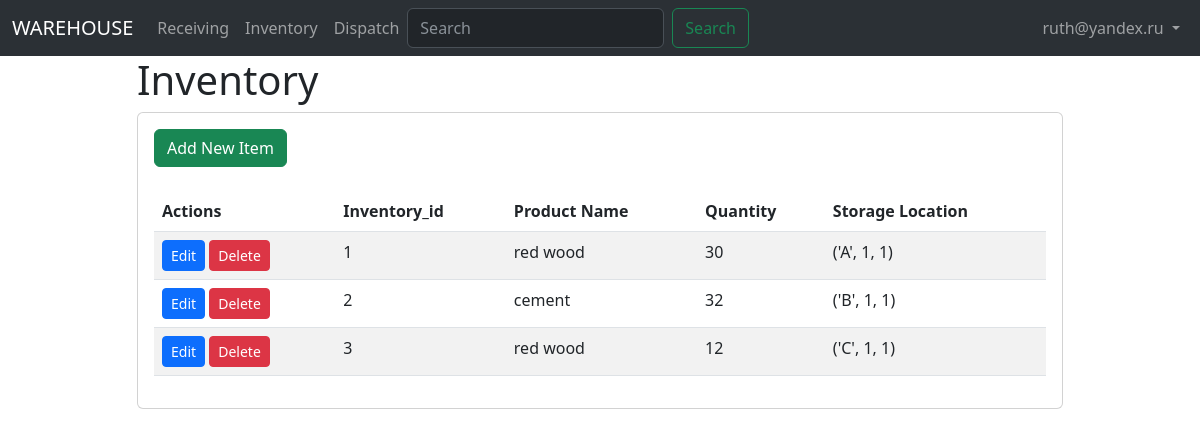
The page /inventory (signed in) on the database its author committed.
### app.py (models this page shows, shortened)
class User(db.Model, UserMixin):
    id = db.Column(db.Integer, primary_key=True)
    email = db.Column(db.String(100), unique=True, nullable=False)
    password_hash = db.Column(db.String(128), nullable=False)
    active = db.Column(db.Boolean())
    roles = db.relationship('Role', secondary=roles_user ,backref=db.backref('users', lazy='dynamic'))
    def has_role(self, role):
        return role in [r.name for r in self.roles]

class Inventory(db.Model):
    inventory_id = db.Column(db.Integer, primary_key=True)
    product_name = db.Column(db.String(50), db.ForeignKey('product.product_name'), nullable=False)
    quantity = db.Column(db.Integer, nullable=False)
    storage_id = db.Column(db.Integer, db.ForeignKey('storage_location.storage_id'), nullable=False)
    product = db.relationship('Product', backref=db.backref('inventory', lazy=True))
    storage_location = db.relationship('Storage_location', backref=db.backref('Inventory', lazy=True))

class Product(db.Model):
    product_name = db.Column(db.String(50), primary_key=True, nullable=False)
    description = db.Column(db.String(100), nullable=False)
    storage_type = db.Column(db.String(50), nullable=False)

class Storage_location(db.Model):
    storage_id = db.Column(db.Integer, primary_key=True)
    section = db.Column(db.String(50), nullable=False)
    level = db.Column(db.Integer, nullable=False)
    shelf = db.Column(db.Integer, nullable=False)

### app.py (the view)
@app.route('/inventory')
@login_required
def inventory():
    q = request.args.get('q')
    if q:
        inventory_list = Inventory.query.join(Product).filter(Product.product_name.contains(q)).all()
    else:
        inventory_list = Inventory.query.all()
    return render_template('inventory/inventory.html', inventory=inventory_list)

### app.py (called while the page is built)
@login_manager.user_loader
def load_user(user_id):
    return User.query.get(int(user_id))

### templates/inventory/inventory.html
{% extends 'base.html' %}
{% block content %}
<div class="container">
  <div class="row justify-content-center">
    <div class="col-md-10">
      <h1>Inventory</h1>
      <div class="card mb-4">
        <div class="card-body">
          <a href="{{ url_for('add_inventory') }}" class="btn btn-success">Add New Item</a>
          <br><br>
          <table class="table table-striped">
            <thead>
              <tr>
                <th scope="col">Actions</th>
                <th scope="col">Inventory_id</th>
                <th scope="col">Product Name</th>
                <th scope="col">Quantity</th>
                <th scope="col">Storage Location</th>
              </tr>
            </thead>
            <tbody>
              {% for item in inventory %}
              <tr>
                  <td>
                    <a href="{{ url_for('edit_inventory', id=item.inventory_id) }}" class="btn btn-primary btn-sm">Edit</a>
                    <a href="{{ url_for('delete_inventory', id=item.inventory_id) }}" class="btn btn-danger btn-sm">Delete</a>
                  </td>
                  <td>{{ item.inventory_id }}</td>
                  <td>{{ item.product.product_name }}</td>
                  <td>{{ item.quantity }}</td>
                  <td>{{ item.storage_location.section, item.storage_location.level, item.storage_location.shelf}}</td>
                </tr>
              {% endfor %}
            </tbody>
          </table>
        </div>
      </div>
    </div>
  </div>
</div>
{% endblock %}

### templates/base.html (shortened to what this page needs)
<!DOCTYPE html>
<html>
<head>
	<link href="https://cdn.jsdelivr.net/npm/bootstrap@5.3.0-alpha3/dist/css/bootstrap.min.css" rel="stylesheet">
</head>
<body>
	<nav class="navbar navbar-expand-lg bg-body-tertiary" data-bs-theme="dark">
		<div class="container-fluid">
			<a class="navbar-brand" href="{{ url_for('search') }}">WAREHOUSE</a>
			<div class="collapse navbar-collapse" id="navbarNav">
				<ul class="navbar-nav me-auto mb-2 mb-lg-0">
					<li class="nav-item">
					  <a class="nav-link" href="{{ url_for('receiving') }}">Receiving</a>
					</li>
					<li class="nav-item">
					  <a class="nav-link" href="{{ url_for('inventory') }}">Inventory</a>
					</li>
					<li class="nav-item">
					  <a class="nav-link" href="{{ url_for('dispatch') }}">Dispatch</a>
					</li>
					<form class="d-flex" role="search" method="GET">
						<input class="form-control me-2" type="search" placeholder="Search" aria-label="Search" name ="q" value="{{  request.args.get('q', '') }}">
						<button class="btn btn-outline-success" type="submit">Search</button>
					</form>
				</ul>
				{% if current_user.is_authenticated %}
				<ul class="navbar-nav ml-auto">
				<li class="nav-item dropdown">
					<a class="nav-link dropdown-toggle" href="#" id="navbarDropdown" role="button" data-bs-toggle="dropdown" aria-expanded="false">
					{{ current_user.email }}
					</a>
				</li>
				</ul>
				{% else %}
				<ul class="navbar-nav ml-auto">
				<li class="nav-item">
					<a class="nav-link" href="{{ url_for('login') }}">Login</a>
				</li>
				</ul>
				{% endif %}
			</div>
		</div>
	</nav>
	{% block content %}
	{% endblock %}
</body>
</html>

### rows shown on the page
User: email "ruth@yandex.ru"
Inventory: inventory_id "1", product.product_name "red wood", quantity "30", storage_location "('A', 1, 1)"
Inventory: inventory_id "2", product.product_name "cement", quantity "32", storage_location "('B', 1, 1)"
Inventory: inventory_id "3", product.product_name "red wood", quantity "12", storage_location "('C', 1, 1)"
